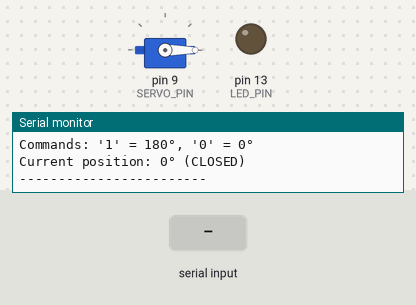
Bench run of a sketch on a simulated Arduino Uno, built with avr-gcc and run on an emulated ATmega328P. Parts: servo, output pins drawn as LEDs (lit = HIGH), the last lines printed to the serial monitor. The inputs (shaded band) are chosen by the test bench.

Above: at 2.2 s.
2.3 s: "1\n" received over Serial
At 2.45 s:
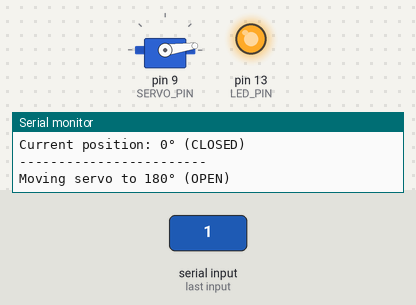
5.3 s: "0\n" received over Serial
At 5.47 s:
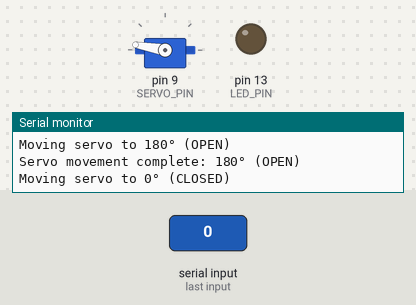
8.3 s: byte 10 ('\n') received over Serial
9.8 s: "t\n" received over Serial
At 12.67 s:
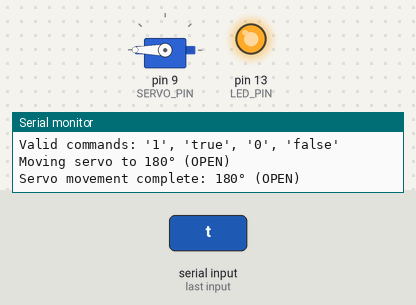
12.8 s: "false\n" received over Serial
At 13.27 s:
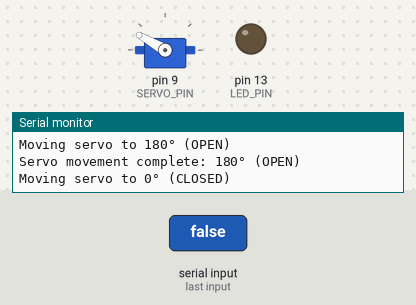
Timing chart, 0 to 16.8 s (numbered marks = the images above; inputs shaded):
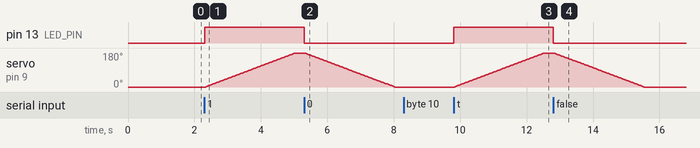

Measured:
- after the input at 2.3 s, pin 13 (LED_PIN): LOW → HIGH at once; servo on pin 9 (SERVO_PIN): moves from 0° to 180° over 2.7 s, starting at once
- after the input at 5.3 s, pin 13 (LED_PIN): HIGH → LOW at once; servo on pin 9 (SERVO_PIN): moves from 180° to 0° over 2.7 s, starting at once
- after the input at 9.8 s, pin 13 (LED_PIN): LOW → HIGH at once; servo on pin 9 (SERVO_PIN): moves from 0° to 180° over 2.7 s, starting at once
- after the input at 12.8 s, pin 13 (LED_PIN): HIGH → LOW at once; servo on pin 9 (SERVO_PIN): moves from 180° to 0° over 2.7 s, starting at once

The sketch:

ArduinoServoTest.ino
```cpp
/*
  Arduino Servo Controller

  Receives serial commands from computer/Raspberry Pi and controls servo motor
  Commands:
  - '1' or 'true'  = Move servo to 180 degrees
  - '0' or 'false' = Move servo to 0 degrees

  Hardware connections:
  - Servo signal wire to digital pin 9
  - Servo power (red) to 5V
  - Servo ground (black/brown) to GND

  Author: Arduino Servo Controller
  Date: October 2025
*/

#include <Servo.h>

// Create servo object
Servo doorServo;

// Pin definitions
const int SERVO_PIN = 9;        // Servo signal pin
const int LED_PIN = 13;         // Built-in LED for status indication


// Servo positions
const int SERVO_OPEN = 180;     // Open position (degrees)
const int SERVO_CLOSED = 0;     // Closed position (degrees)

// Variables
bool currentState = false;      // Current state (false = closed, true = open)
String inputString = "";        // String to hold incoming data
bool stringComplete = false;    // Whether the string is complete

void setup() {
  // Initialize serial communication
  Serial.begin(9600);

  // Attach servo to pin
  doorServo.attach(SERVO_PIN);

  // Initialize LED pin
  pinMode(LED_PIN, OUTPUT);

  // Set initial position
  doorServo.write(SERVO_CLOSED);
  digitalWrite(LED_PIN, LOW);

  // Reserve string buffer
  inputString.reserve(200);

  // Startup message
  Serial.println("Arduino Servo Controller Ready");
  Serial.println("Commands: '1' = 180°, '0' = 0°");
  Serial.println("Current position: 0° (CLOSED)");
  Serial.println("------------------------");

  delay(1000); // Give servo time to reach initial position
}

void loop() {
  // Check for incoming serial data
  if (stringComplete) {
    processCommand(inputString);

    // Clear the string for next command
    inputString = "";
    stringComplete = false;
  }

  // Small delay to prevent overwhelming the processor
  delay(10);
}

void processCommand(String command) {
  // Remove any whitespace
  command.trim();

  // Convert to lowercase for easier comparison
  command.toLowerCase();

  bool newState = currentState; // Default to current state

  // Parse command
  if (command == "1" || command == "true" || command == "t") {
    newState = true;
  }
  else if (command == "0" || command == "false" || command == "f") {
    newState = false;
  }
  else {
    // Invalid command
    Serial.println("ERROR: Invalid command '" + command + "'");
    Serial.println("Valid commands: '1', 'true', '0', 'false'");
    return;
  }

  // Execute command if state changed
  if (newState != currentState) {
    currentState = newState;
    moveServo(currentState);
  }
  else {
    Serial.println("INFO: Servo already in requested position");
  }
}

void moveServo(bool state) {
  int targetAngle = state ? SERVO_OPEN : SERVO_CLOSED;
  String stateStr = state ? "OPEN" : "CLOSED";

  Serial.println("Moving servo to " + String(targetAngle) + "° (" + stateStr + ")");

  // Update LED status
  digitalWrite(LED_PIN, state ? HIGH : LOW);

  // Move servo gradually for smoother operation
  int currentAngle = doorServo.read();
  int step = (targetAngle > currentAngle) ? 1 : -1;

  for (int angle = currentAngle; angle != targetAngle; angle += step) {
    doorServo.write(angle);
    delay(15); // Smooth movement delay
  }

  // Ensure final position
  doorServo.write(targetAngle);

  Serial.println("Servo movement complete: " + String(targetAngle) + "° (" + stateStr + ")");
}

/*
  SerialEvent occurs whenever new data comes in the hardware serial RX.
  This routine is run between each time loop() runs, so using delay inside
  loop can delay response. Multiple bytes of data may be available.
*/
void serialEvent() {
  while (Serial.available()) {
    // Get the new byte
    char inChar = (char)Serial.read();

    // Add it to the inputString
    inputString += inChar;

    // If the incoming character is a newline, set a flag so the main loop can
    // do something about it, or if we receive a single character command
    if (inChar == '\n' || inChar == '\r' || inputString.length() == 1) {
      stringComplete = true;
    }
  }
}

/*
  Additional utility functions
*/

// Function to get current servo position
int getCurrentPosition() {
  return doorServo.read();
}

// Function to print status
void printStatus() {
  Serial.println("--- Status ---");
  Serial.println("Current State: " + String(currentState ? "OPEN (1)" : "CLOSED (0)"));
  Serial.println("Servo Angle: " + String(getCurrentPosition()) + "°");
  Serial.println("LED Status: " + String(digitalRead(LED_PIN) ? "ON" : "OFF"));
  Serial.println("-------------");
}
```
